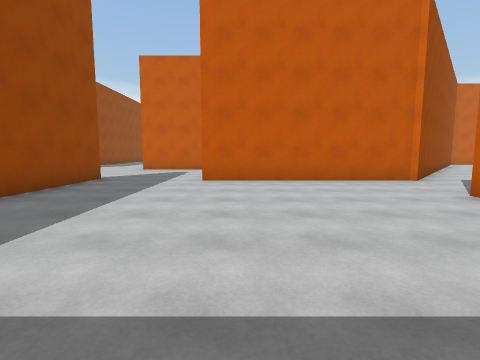
[1] (above)

18 first-person views from a walk through a 3-D level made in the Unity game engine. The camera is 1.5 m above the floor, tilts 6° down and sees 85° across. The floor is counted in squares, 2 m on a side. Each view is taken from the middle of a square. On the plan, view 1 faces up. The plan holds only what a view shows up to about 9 squares ahead; the rest is blank. The place goes on beyond the plan. The player character is not drawn.

[2]
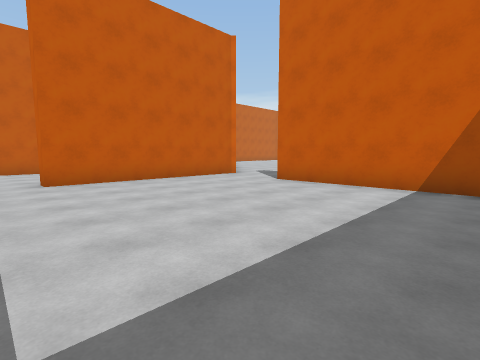

[3]
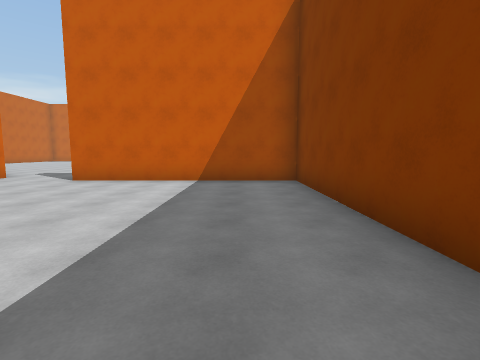

[4]
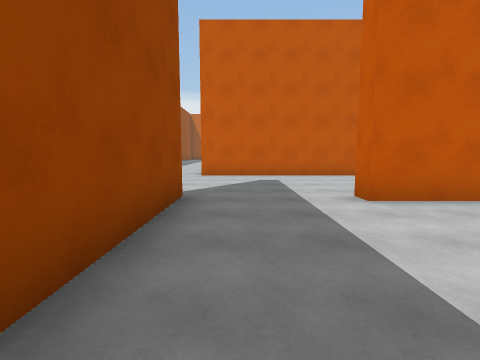

[5]
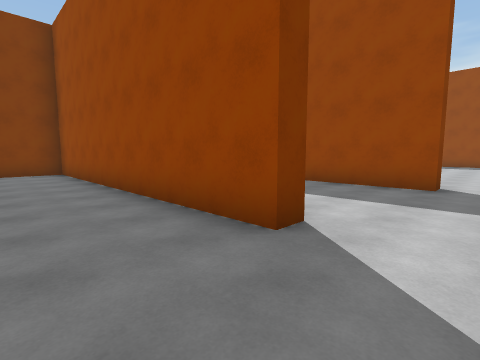

[6]
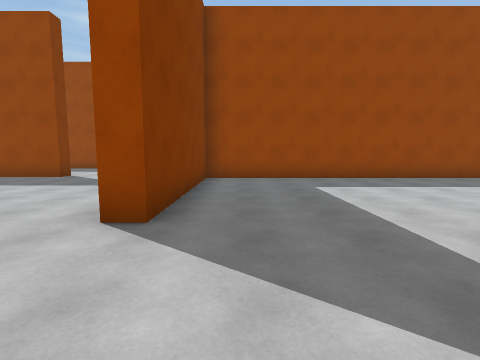

[7]
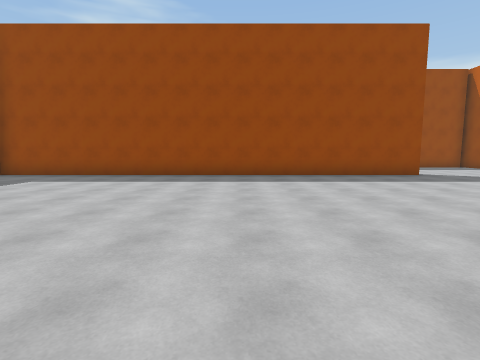

[8]
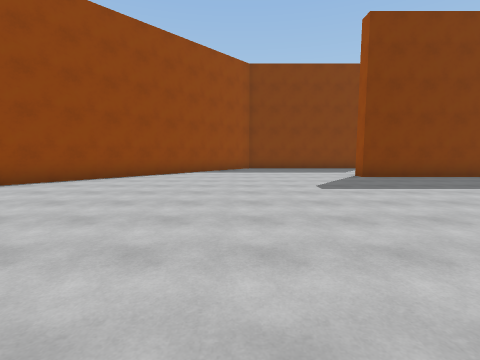

[9]
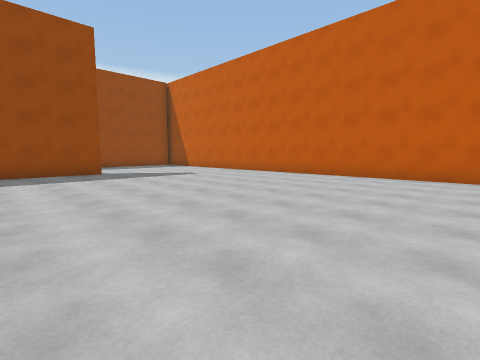

[10]
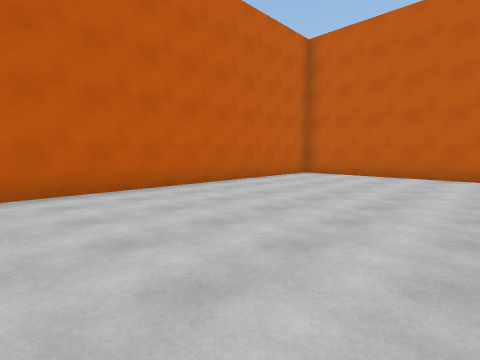

[11]
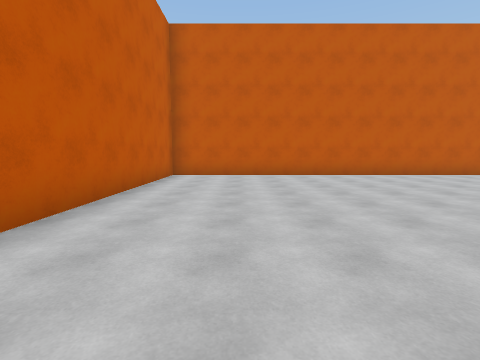

[12]
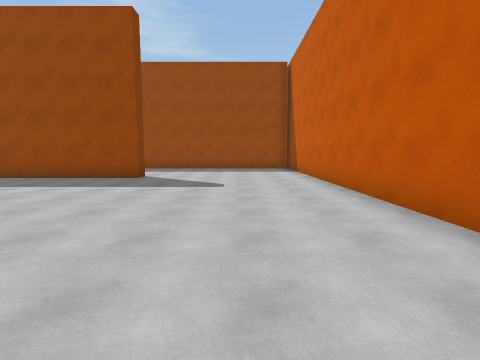

[13]
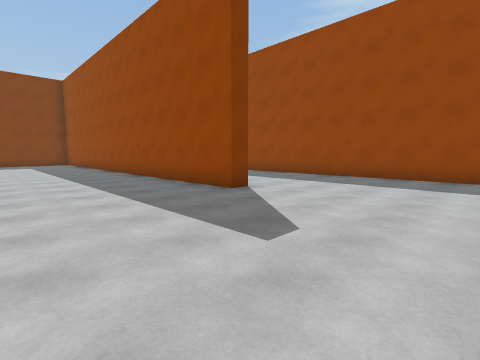

[14]
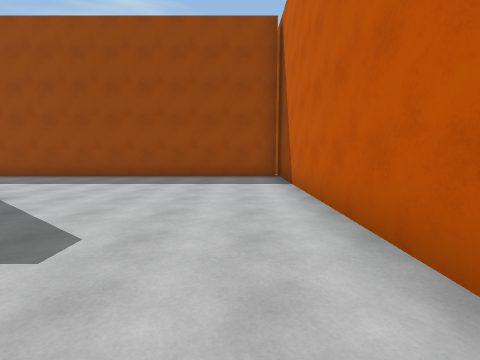

[15]
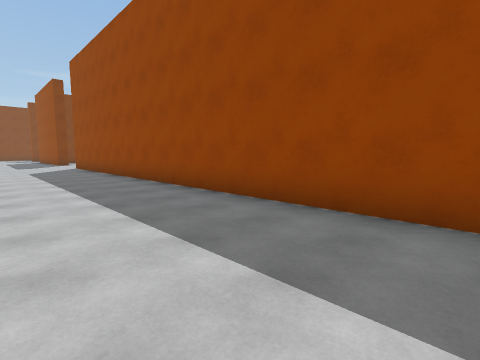

[16]
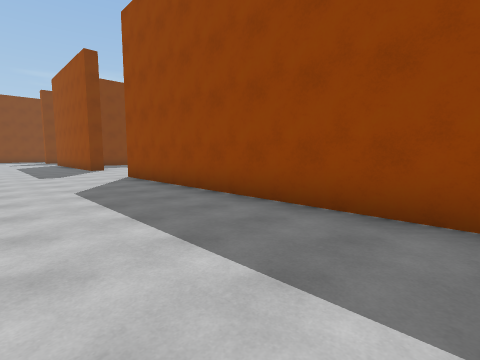

[17]
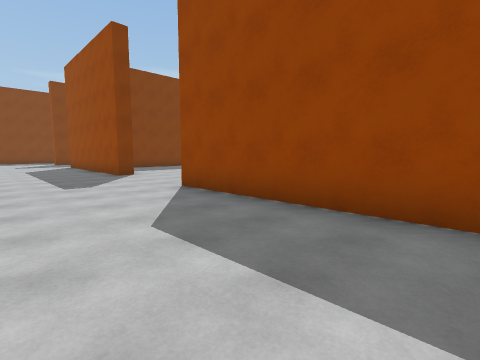

[18]
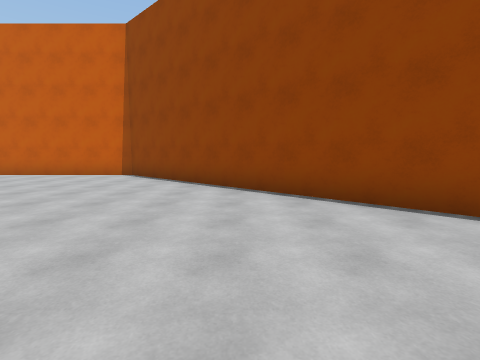

### Floor plan
Points are (right, up) in squares from view 1. A wall is a line through its corners. A room is listed if a view was taken in it or the views show most of it. See-through windows are left out.
Room 1 (views 1, 2, 3, 4)
walls: (-4, 6.5) (-4, -1.5) (4, -1.5) (4, 4.5); (3.6, 7) (-1, 7)
ways out: opening at (-2.5, 7) to room 2; opening at (4, 5.5)
Room 2 (views 5, 6, 7, 8, 9, 10, 11, 12, 13, 14, 15, 16, 17, 18)
walls: (0.9, 11.5) (-4.2, 11.5); (-4.2, 26) (-3.7, 26) (-3.7, 12) (1.2, 12) (1.2, 11.5); (6.9, 10.2) (12.8, 16.6) (12.8, 31.3) (-8.9, 31.3); (-1, 7) (-1, 7.5); (-4.6, 7.5) (-4, 7.5) (-4, 6.5); (-8.3, 31.1) (-8.3, 11.9); (-8.3, 8.1) (-8.3, 5.2)
ways out: opening at (-2.5, 7) to room 1; opening at (-8.3, 10)

Positions as (right, up) in squares from view 1, and headings:
1: (0, 0), facing up
2: (-2, 0), facing up-right
3: (-3, 0), facing right
4: (-3, 3), facing up
5: (-2, 9), facing down-left
6: (4, 13), facing left
7: (5, 20), facing left
8: (5, 20), facing down
9: (6, 23), facing up-left
10: (4, 26), facing up-right
11: (4, 29), facing right
12: (4, 29), facing left
13: (0, 30), facing down-left
14: (0, 30), facing left
15: (-5, 26), facing down-left
16: (-5, 20), facing down-left
17: (-5, 17), facing down-left
18: (4, 13), facing right
